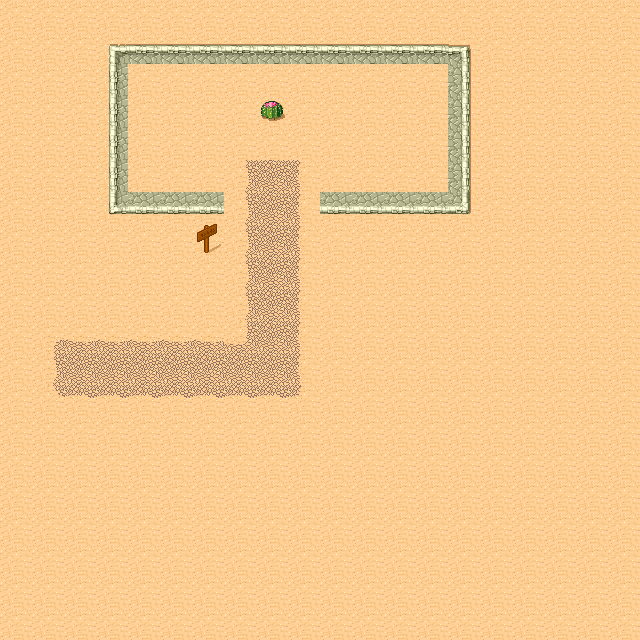

A 2D game scene composited from a Tiled map and its tileset images. What follows is a short description and the map's XML, with every tile layer's data as written:
An orthogonal 20x20 tile map with 32x32 px tiles, 2 tile layers (background, wall).

<map version="1.0" orientation="orthogonal" renderorder="right-down" width="20" height="20" tilewidth="32" tileheight="32" nextobjectid="1">
 <tileset firstgid="1" name="tmw_desert_spacing" tilewidth="32" tileheight="32" spacing="1" margin="1" tilecount="48" columns="8">
  <image source="tmw_desert_spacing.png" width="265" height="199" />
 </tileset>
 <layer name="background" width="20" height="20">
  <data encoding="csv">
30,30,30,30,30,30,30,30,30,30,30,30,30,30,30,30,30,30,30,30,
30,30,30,30,30,30,30,30,30,30,30,30,30,30,30,30,30,30,30,30,
30,30,30,30,30,30,30,30,30,30,30,30,30,30,30,30,30,30,30,30,
30,30,30,30,30,30,30,30,31,30,30,30,30,30,30,30,30,30,30,30,
30,30,30,30,30,30,30,30,30,30,30,30,30,30,30,30,30,30,30,30,
30,30,30,30,30,30,30,14,15,16,30,30,30,30,30,30,30,30,30,30,
30,30,30,30,30,30,30,14,15,16,30,30,30,30,30,30,30,30,30,30,
30,30,30,30,30,30,46,14,15,16,30,30,30,30,30,30,30,30,30,30,
30,30,30,30,30,30,30,14,15,16,30,30,30,30,30,30,30,30,30,30,
30,30,30,30,30,30,30,14,15,16,30,30,30,30,30,30,30,30,30,30,
30,6,7,7,7,7,7,13,15,16,30,30,30,30,30,30,30,30,30,30,
30,14,15,15,15,15,15,15,15,16,30,30,30,30,30,30,30,30,30,30,
30,22,23,23,23,23,23,23,23,24,30,30,30,30,30,30,30,30,30,30,
30,30,30,30,30,30,30,30,30,30,30,30,30,30,30,30,30,30,30,30,
30,30,30,30,30,30,30,30,30,30,30,30,30,30,30,30,30,30,30,30,
30,30,30,30,30,30,30,30,30,30,30,30,30,30,30,30,30,30,30,30,
30,30,30,30,30,30,30,30,30,30,30,30,30,30,30,30,30,30,30,30,
30,30,30,30,30,30,30,30,30,30,30,30,30,30,30,30,30,30,30,30,
30,30,30,30,30,30,30,30,30,30,30,30,30,30,30,30,30,30,30,30,
30,30,30,30,30,30,30,30,30,30,30,30,30,30,30,30,30,30,30,30
</data>
 </layer>
 <layer name="wall" width="20" height="20">
  <data encoding="csv">
0,0,0,0,0,0,0,0,0,0,0,0,0,0,0,0,0,0,0,0,
0,0,0,25,26,26,26,26,26,26,26,26,26,26,27,0,0,0,0,0,
0,0,0,33,0,0,0,0,0,0,0,0,0,0,35,0,0,0,0,0,
0,0,0,33,0,0,0,0,0,0,0,0,0,0,35,0,0,0,0,0,
0,0,0,33,0,0,0,0,0,0,0,0,0,0,35,0,0,0,0,0,
0,0,0,33,0,0,0,0,0,0,0,0,0,0,35,0,0,0,0,0,
0,0,0,41,42,42,42,0,0,0,42,42,42,42,43,0,0,0,0,0,
0,0,0,0,0,0,0,0,0,0,0,0,0,0,0,0,0,0,0,0,
0,0,0,0,0,0,0,0,0,0,0,0,0,0,0,0,0,0,0,0,
0,0,0,0,0,0,0,0,0,0,0,0,0,0,0,0,0,0,0,0,
0,0,0,0,0,0,0,0,0,0,0,0,0,0,0,0,0,0,0,0,
0,0,0,0,0,0,0,0,0,0,0,0,0,0,0,0,0,0,0,0,
0,0,0,0,0,0,0,0,0,0,0,0,0,0,0,0,0,0,0,0,
0,0,0,0,0,0,0,0,0,0,0,0,0,0,0,0,0,0,0,0,
0,0,0,0,0,0,0,0,0,0,0,0,0,0,0,0,0,0,0,0,
0,0,0,0,0,0,0,0,0,0,0,0,0,0,0,0,0,0,0,0,
0,0,0,0,0,0,0,0,0,0,0,0,0,0,0,0,0,0,0,0,
0,0,0,0,0,0,0,0,0,0,0,0,0,0,0,0,0,0,0,0,
0,0,0,0,0,0,0,0,0,0,0,0,0,0,0,0,0,0,0,0,
0,0,0,0,0,0,0,0,0,0,0,0,0,0,0,0,0,0,0,0
</data>
 </layer>
</map>
